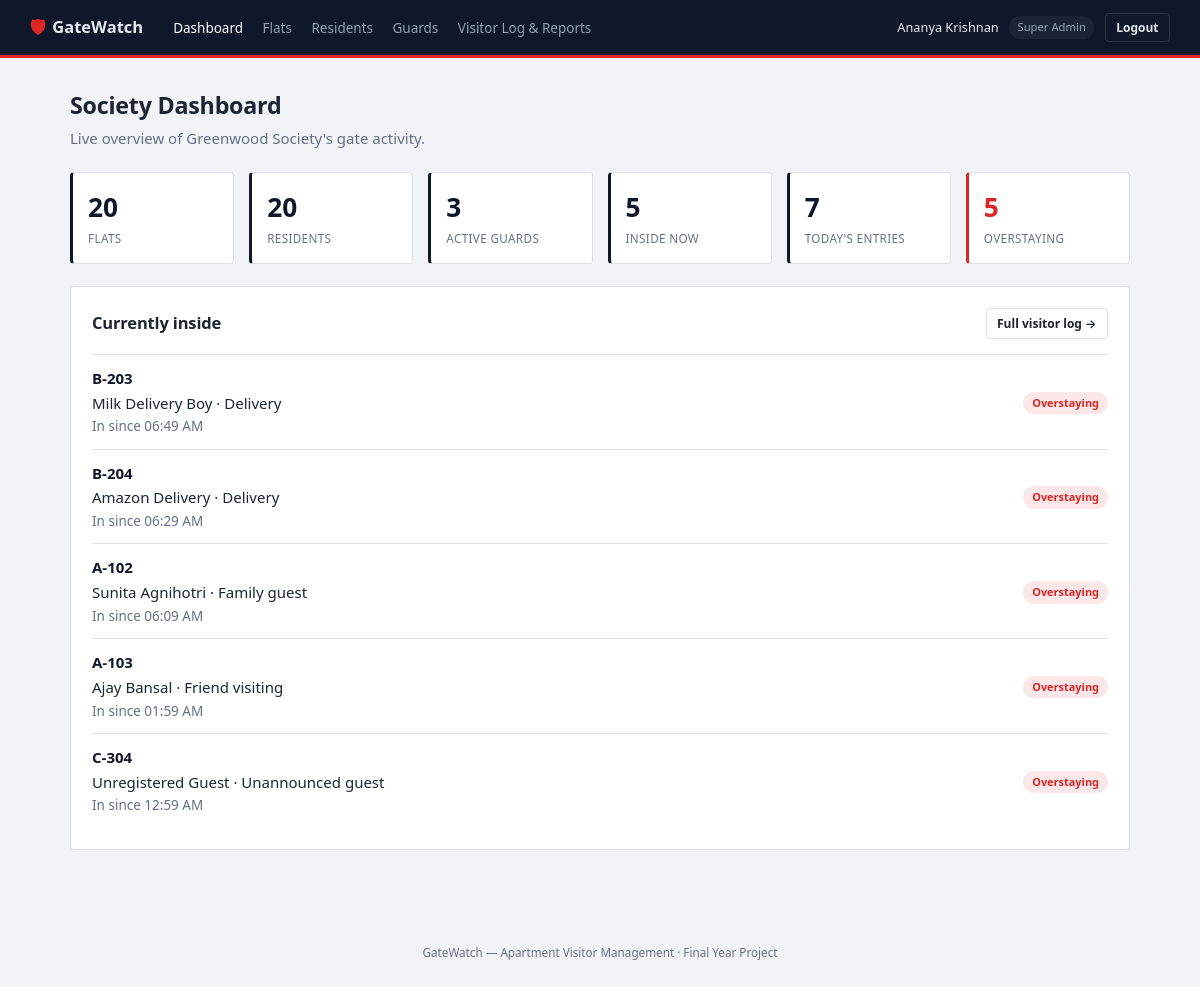
/index.php?route=admin/dashboard (signed in), run on the app's committed database.
### tables this page shows
CREATE TABLE visitor_logs (
    id                INT AUTO_INCREMENT PRIMARY KEY,
    gate_pass_id      INT NULL,
    flat_id           INT NOT NULL,
    visitor_name      VARCHAR(100) NOT NULL,
    visitor_phone     VARCHAR(20) NULL,
    purpose           VARCHAR(255) NULL,
    photo_note        VARCHAR(255) NULL,
    checked_in_at     DATETIME NOT NULL,
    checked_in_by     INT NOT NULL,
    checked_out_at    DATETIME NULL,
    checked_out_by    INT NULL,
    created_at        TIMESTAMP NOT NULL DEFAULT CURRENT_TIMESTAMP,
    FOREIGN KEY (gate_pass_id) REFERENCES gate_passes(id) ON DELETE SET NULL,
    FOREIGN KEY (flat_id) REFERENCES flats(id),
    FOREIGN KEY (checked_in_by) REFERENCES users(id),
    FOREIGN KEY (checked_out_by) REFERENCES users(id),
    KEY idx_visitor_logs_flat (flat_id),
    KEY idx_visitor_logs_checked_out (checked_out_at),
    KEY idx_visitor_logs_checked_in_at (checked_in_at)
);

CREATE TABLE flats (
    id            INT AUTO_INCREMENT PRIMARY KEY,
    block         VARCHAR(10) NOT NULL,
    number        VARCHAR(10) NOT NULL,
    floor         INT NULL,
    created_at    TIMESTAMP NOT NULL DEFAULT CURRENT_TIMESTAMP,
    UNIQUE KEY uniq_block_number (block, number)
);

### app/controllers/AdminController.php (called while the page is built, shortened)
<?php
require_once __DIR__ . '/../models/VisitorLog.php';
class AdminController
{
    public function dashboard(): void
    {
        $insideNow = VisitorLog::currentlyInside();
        $overstaying = array_filter($insideNow, fn($row) => VisitorLog::isOverstaying($row));
        $todayLog = VisitorLog::search(date('Y-m-d'), date('Y-m-d'), null);
        $pdo = Database::connect();
        $stats = [
            'flats'     => (int)$pdo->query('SELECT COUNT(*) AS c FROM flats')->fetch()['c'],
            'residents' => (int)$pdo->query('SELECT COUNT(*) AS c FROM residents')->fetch()['c'],
            'guards'    => (int)$pdo->query('SELECT COUNT(*) AS c FROM users WHERE role = "guard" AND status = "active"')->fetch()['c'],
            'inside'    => count($insideNow),
            'today'     => count($todayLog),
            'overstay'  => count($overstaying),
        ];
        require __DIR__ . '/../views/admin/dashboard.php';
    }
}

### public/index.php (called while the page is built, shortened)
<?php
require_once __DIR__ . '/../core/helpers.php';
require_once __DIR__ . '/../core/Database.php';
require_once __DIR__ . '/../app/models/VisitorLog.php';
require_once __DIR__ . '/../app/controllers/AdminController.php';
$router = new Router();
$router->get('login', fn() => (new AuthController())->showLogin());
$router->post('login', fn() => (new AuthController())->login());
$router->post('logout', fn() => (new AuthController())->logout());
$router->get('admin/dashboard', fn() => (new AdminController())->dashboard());
$router->get('admin/flats', fn() => (new AdminController())->flats());
$router->post('admin/flats/store', fn() => (new AdminController())->flatStore());
$router->post('admin/flats/update', fn() => (new AdminController())->flatUpdate());
$router->post('admin/flats/delete', fn() => (new AdminController())->flatDelete());
$router->get('admin/residents', fn() => (new AdminController())->residents());
$router->post('admin/residents/store', fn() => (new AdminController())->residentStore());
$router->post('admin/residents/status', fn() => (new AdminController())->residentStatus());
$router->get('admin/guards', fn() => (new AdminController())->guards());
$router->post('admin/guards/store', fn() => (new AdminController())->guardStore());
$router->post('admin/guards/status', fn() => (new AdminController())->guardStatus());
$router->get('admin/visitor-log', fn() => (new AdminController())->visitorLog());
$router->get('guard/dashboard', fn() => (new GuardController())->dashboard());
$router->get('guard/checkin', fn() => (new GuardController())->checkInForm());
$router->post('guard/checkin/lookup', fn() => (new GuardController())->lookupCode());
$router->post('guard/checkin/code', fn() => (new GuardController())->checkInByCode());
$router->post('guard/checkin/walkin', fn() => (new GuardController())->checkInWalkIn());
$router->post('guard/checkout', fn() => (new GuardController())->checkOut());
$router->get('resident/dashboard', fn() => (new ResidentController())->dashboard());
$router->get('resident/preapprove', fn() => (new ResidentController())->preapproveForm());
$router->post('resident/preapprove/store', fn() => (new ResidentController())->preapproveStore());
$router->post('resident/preapprove/cancel', fn() => (new ResidentController())->preapproveCancel());
$router->get('resident/history', fn() => (new ResidentController())->history());
$route = $_GET['route'] ?? '';
$router->dispatch($_SERVER['REQUEST_METHOD'], $route);

### core/Router.php (called while the page is built, shortened)
<?php
class Router
{
    private array $routes = ['GET' => [], 'POST' => []];
    public function get(string $route, callable $handler): void
    {
        $this->routes['GET'][$route] = $handler;
    }
    public function post(string $route, callable $handler): void
    {
        $this->routes['POST'][$route] = $handler;
    }
    public function dispatch(string $method, string $route): void
    {
        $handler = $this->routes[$method][$route] ?? null;
        try {
            $handler();
        } catch (Throwable $e) {
            error_log($e->getMessage());
            http_response_code(500);
            require __DIR__ . '/../app/views/errors/500.php';
        }
    }
}

### config/database.php (called while the page is built)
<?php
return [
    'host'     => '127.0.0.1',
    'port'     => 3306,
    'database' => 'apartment_visitor_management',
    'username' => 'root',
    'password' => '',
    'charset'  => 'utf8mb4',
];

### core/Database.php (called while the page is built)
<?php
class Database
{
    private static ?PDO $instance = null;
    public static function connect(): PDO
    {
        if (self::$instance === null) {
            $config = require __DIR__ . '/../config/database.php';
            $dsn = sprintf(
                'mysql:host=%s;port=%d;dbname=%s;charset=%s',
                $config['host'],
                $config['port'],
                $config['database'],
                $config['charset']
            );
            self::$instance = new PDO($dsn, $config['username'], $config['password'], [
                PDO::ATTR_ERRMODE            => PDO::ERRMODE_EXCEPTION,
                PDO::ATTR_DEFAULT_FETCH_MODE => PDO::FETCH_ASSOC,
                PDO::ATTR_EMULATE_PREPARES   => false,
            ]);
        }
        return self::$instance;
    }
}

### app/models/VisitorLog.php (called while the page is built, shortened)
<?php
require_once __DIR__ . '/../../core/Database.php';
class VisitorLog
{
    public static function currentlyInside(): array
    {
        $stmt = Database::connect()->query(
            self::baseSelect() . ' WHERE vl.checked_out_at IS NULL ORDER BY vl.checked_in_at DESC'
        );
        return $stmt->fetchAll();
    }
    public static function search(?string $dateFrom, ?string $dateTo, ?int $flatId): array
    {
        $sql = self::baseSelect() . ' WHERE 1=1';
        $params = [];
        if ($dateFrom) {
            $sql .= ' AND vl.checked_in_at >= ?';
            $params[] = $dateFrom . ' 00:00:00';
        }
        if ($dateTo) {
            $sql .= ' AND vl.checked_in_at <= ?';
            $params[] = $dateTo . ' 23:59:59';
        }
        $sql .= ' ORDER BY vl.checked_in_at DESC LIMIT 500';
        $stmt = Database::connect()->prepare($sql);
        $stmt->execute($params);
        return $stmt->fetchAll();
    }
    public static function overstayThreshold(array $row): int
    {
        if (!empty($row['gate_pass_id']) && !empty($row['expected_end'])) {
            return strtotime($row['expected_end']);
        }
        return strtotime($row['checked_in_at']) + self::WALKIN_MAX_STAY_HOURS * 3600;
    }
    public static function isOverstaying(array $row): bool
    {
        return empty($row['checked_out_at']) && time() > self::overstayThreshold($row);
    }
    private static function baseSelect(): string
    {
        return 'SELECT vl.*, f.block, f.number, gp.expected_end, gp.expected_start,
                        cib.name AS checked_in_by_name, cob.name AS checked_out_by_name
                 FROM visitor_logs vl
                 JOIN flats f ON f.id = vl.flat_id
                 LEFT JOIN gate_passes gp ON gp.id = vl.gate_pass_id
                 JOIN users cib ON cib.id = vl.checked_in_by
                 LEFT JOIN users cob ON cob.id = vl.checked_out_by';
    }
}

### core/helpers.php (called while the page is built, shortened)
<?php
function e(?string $value): string
{
    return htmlspecialchars($value ?? '', ENT_QUOTES, 'UTF-8');
}
function format_time(?string $datetime): string
{
    $ts = strtotime($datetime);
    return $ts === false ? '-' : date('h:i A', $ts);
}

### app/views/admin/dashboard.php (the view, shortened to what this page needs)
<?php $pageTitle = 'Dashboard'; require __DIR__ . '/../partials/header.php'; require __DIR__ . '/../partials/navbar.php'; ?>
<main class="page">
    <h1>Society Dashboard</h1>
    <p class="page-sub">Live overview of Greenwood Society's gate activity.</p>
    <div class="stat-grid">
        <div class="stat-tile"><span class="stat-value"><?= $stats['flats'] ?></span><span class="stat-label">Flats</span></div>
        <div class="stat-tile"><span class="stat-value"><?= $stats['residents'] ?></span><span class="stat-label">Residents</span></div>
        <div class="stat-tile"><span class="stat-value"><?= $stats['guards'] ?></span><span class="stat-label">Active Guards</span></div>
        <div class="stat-tile"><span class="stat-value"><?= $stats['inside'] ?></span><span class="stat-label">Inside Now</span></div>
        <div class="stat-tile"><span class="stat-value"><?= $stats['today'] ?></span><span class="stat-label">Today's Entries</span></div>
        <div class="stat-tile stat-alert"><span class="stat-value"><?= $stats['overstay'] ?></span><span class="stat-label">Overstaying</span></div>
    </div>
    <div class="card">
        <div class="card-head">
            <h2>Currently inside</h2>
            <a class="btn btn-ghost btn-sm" href="/index.php?route=admin/visitor-log">Full visitor log &rarr;</a>
        </div>
        <?php if (empty($insideNow)): ?>
            <p class="empty-state">No visitors on the premises right now.</p>
        <?php else: ?>
            <?php foreach ($insideNow as $row): $over = VisitorLog::isOverstaying($row); ?>
                <div class="inside-row">
                    <div class="inside-row-main">
                        <span class="inside-row-flat"><?= e($row['block'] . '-' . $row['number']) ?></span>
                        <span><?= e($row['visitor_name']) ?><?php if (!empty($row['purpose'])): ?> &middot; <?= e($row['purpose']) ?><?php endif; ?></span>
                        <span class="muted">In since <?= format_time($row['checked_in_at']) ?></span>
                    </div>
                    <div>
                        <?php if ($over): ?><span class="badge badge-overstay">Overstaying</span><?php else: ?><span class="badge badge-inside">Inside</span><?php endif; ?>
                    </div>
                </div>
            <?php endforeach; ?>
        <?php endif; ?>
    </div>
</main>
<?php require __DIR__ . '/../partials/footer.php'; ?>

### data on the page
visitor_logs: flat.number "B-203", visitor_name "Milk Delivery Boy", purpose "Delivery", checked_in_at "06:49 AM", shows "Overstaying"
visitor_logs: flat.number "B-204", visitor_name "Amazon Delivery", purpose "Delivery", checked_in_at "06:29 AM", shows "Overstaying"
visitor_logs: flat.number "A-102", visitor_name "Sunita Agnihotri", purpose "Family guest", checked_in_at "06:09 AM", shows "Overstaying"
visitor_logs: flat.number "A-103", visitor_name "Ajay Bansal", purpose "Friend visiting", checked_in_at "01:59 AM", shows "Overstaying"
visitor_logs: flat.number "C-304", visitor_name "Unregistered Guest", purpose "Unannounced guest", checked_in_at "12:59 AM", shows "Overstaying"

### other printed values
$label "Dashboard"
$label "Flats"
$label "Residents"
$label "Guards"
$label "Visitor Log & Reports"
Auth::name() "Ananya Krishnan"
str_replace('_', ' ', $role) "Super Admin"
$stats['flats'] "20"
$stats['residents'] "20"
$stats['guards'] "3"
$stats['inside'] "5"
$stats['today'] "7"
$stats['overstay'] "5"
